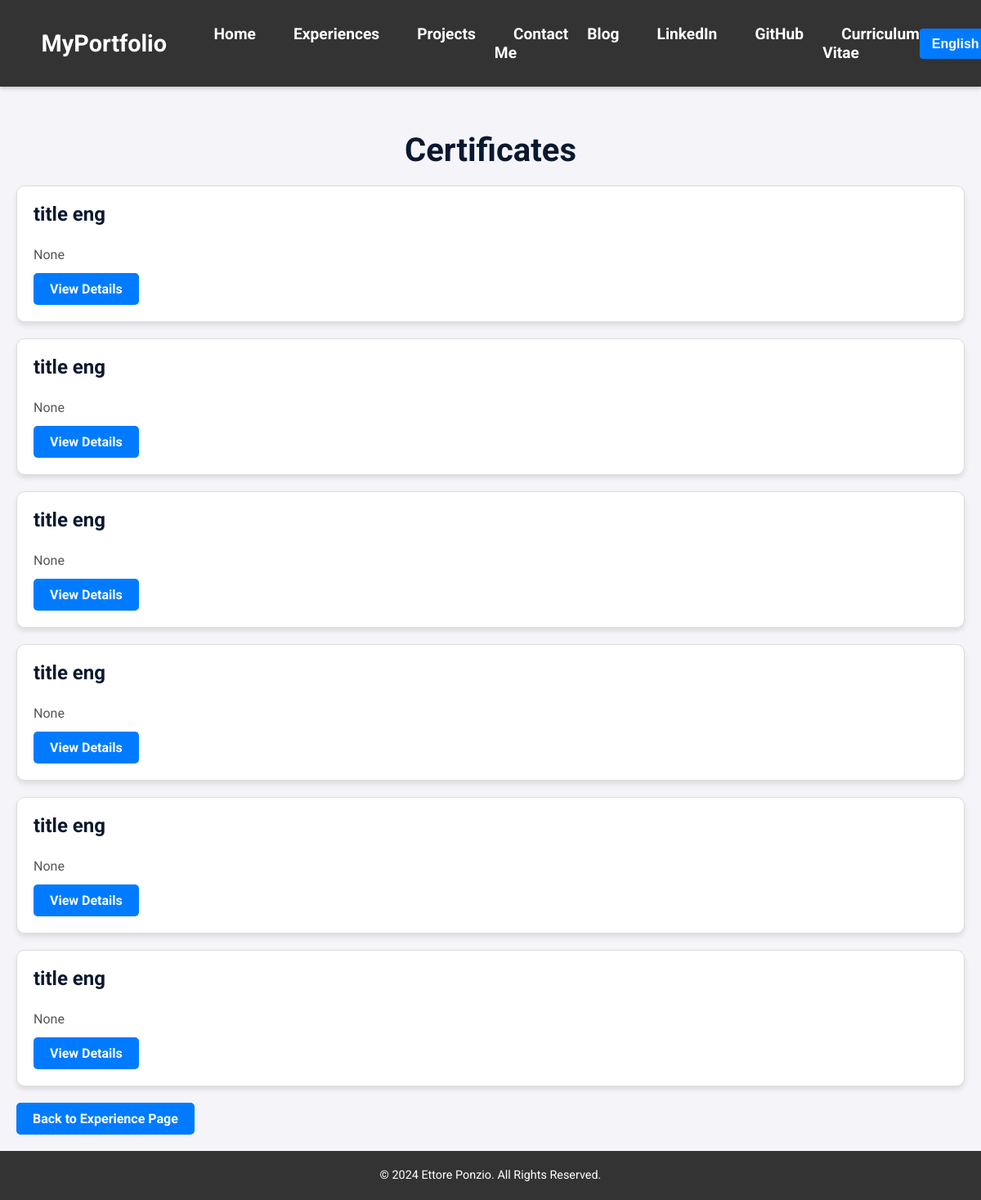
Page /en/certificates/ on the committed database.
### portfolio/models.py (models this page shows, shortened)
class Certificate(models.Model):
    title_en = models.CharField(
        max_length=255,
        help_text=_("The title of the certificate in English."),
        verbose_name=_("Title (EN)")
    )
    title_it = models.CharField(
        max_length=255,
        help_text=_("The title of the certificate in Italian."),
        verbose_name=_("Title (IT)")
    )
    description_en = models.TextField(
        help_text=_("Description of the course in English."),
        verbose_name=_("Description (EN)")
    )
    description_it = models.TextField(
        help_text=_("Description of the course in Italian."),
        verbose_name=_("Description (IT)")
    )
    field_en = models.CharField(
        max_length=255,
        blank=True,
        null=True,
        help_text=_("Field of the certificate in English."),
        verbose_name=_("Field (EN)")
    )
    field_it = models.CharField(
        max_length=255,
        blank=True,
        null=True,
        help_text=_("Field of the certificate in Italian."),
        verbose_name=_("Field (IT)")
    )
    image = models.ImageField(
        upload_to='certificate_images/',
        blank=True,
        null=True,
        help_text=_("Upload an image for the certificate."),
        verbose_name=_("Image")
    )
    link = models.URLField(
        help_text=_("URL to the certificate or course information."),
        verbose_name=_("Link")
    )
    skills = models.ManyToManyField(
        Skill,
        related_name="certificates",
        blank=True,
        help_text=_("Skills related to this certificate."),
        verbose_name=_("Skills")
    )
    class Meta:
        verbose_name = _("Certificate")
        verbose_name_plural = _("Certificates")

### portfolio/views.py (the view)
# urls.py: path('certificates/', ViewCertificateList.as_view(), name='certificate_list'),
class ViewCertificateList(ListView):
    model = Certificate
    template_name = 'portfolio/certificate_list.html'
    context_object_name = 'certificates'
    paginate_by = 10
    def get_queryset(self):
        user_language = get_language()  # Detect the current language (e.g., 'en' or 'it')
        queryset = Certificate.objects.all()
        for certificate in queryset:
            if user_language == 'it':
                certificate.display_title = certificate.title_it
                certificate.display_field = certificate.field_it
                certificate.display_description = certificate.description_it
            else:
                certificate.display_title = certificate.title_en
                certificate.display_field = certificate.field_en
                certificate.display_description = certificate.description_en
        return queryset
    def get_context_data(self, **kwargs):
        context = super().get_context_data(**kwargs)
        user_language = get_language()  # Detect the current language (e.g., 'en' or 'it')
        for certificate in context['certificates']:
            if user_language == 'it':
                certificate.display_title = certificate.title_it
                certificate.display_description = certificate.description_it
            else:
                certificate.display_title = certificate.title_en
                certificate.display_description = certificate.description_en
        return context

### portfolio/templates/portfolio/certificate_list.html (shortened to what this page needs)
{% extends 'portfolio/base.html' %}
{% load i18n %}
{% load static %}
{% block styles %}
    <link rel="stylesheet" href="{% static 'portfolio/css/certificate_list.css' %}">
{% endblock %}
{% block content %}
<article class="certificate-page">
    <header>
        <h1 class="page-title">{% trans "Certificates" %}</h1>
    </header>
    {% if certificates %}
    <ul class="certificate-list">
        {% for cert in certificates %}
        <li class="certificate-item">
            <h3>{{ cert.display_title }}</h3>
            <p class="certificate-detail">
                {{ cert.display_field }}
            </p>
            <a href="{% url 'portfolio:certificate_detail' cert.id %}" class="btn-detail">{% trans "View Details" %}</a>
        </li>
        {% endfor %}
    </ul>
    {% else %}
    <p>{% trans "No certificates found." %}</p>
    {% endif %}
    <a href="{% url 'portfolio:education' %}" class="btn-detail">{% trans "Back to Experience Page" %}</a>
</article>
{% endblock %}

### portfolio/static/portfolio/css/certificate_list.css (style rules this page uses)
:root { --primary-color: #007bff; --primary-color-dark: #0069d9; --secondary-color: #0A192F; --background-color: #f4f4f9; --text-color: #0A192F; --light-text-color: #555; --border-color: #ddd; --white-color: #ffffff; --hover-background-color: #f0f8ff; --box-shadow: 0 4px 6px rgba(0, 0, 0, 0.1); }
body { font-family: 'Roboto', 'sans-serif'; color: var(--text-color); background-color: var(--background-color); margin: 0; padding: 0; }
.certificate-page { max-width: 1200px; margin: 0 auto; padding: 20px; }
.page-title { text-align: center; font-size: 2.5rem; font-weight: bold; margin-bottom: 20px; max-width: 1000px; margin-left: auto; margin-right: auto; }
.certificate-list { list-style: none; padding: 0; margin: 0; }
.certificate-item { margin-bottom: 20px; background-color: var(--white-color); padding: 20px; border: 1px solid var(--border-color); border-radius: 10px; box-shadow: var(--box-shadow); box-sizing: border-box; transition: all 0.3s ease; }
.certificate-item h3 { margin-top: 0; font-size: 1.5rem; color: var(--secondary-color); }
.certificate-item .certificate-detail { font-size: 1rem; color: var(--light-text-color); margin: 10px 0; line-height: 1.5; }
.certificate-item p { margin: 10px 0; }
.btn-detail { display: inline-block; padding: 10px 20px; background-color: var(--primary-color); color: var(--white-color); border: none; border-radius: 5px; text-decoration: none; font-weight: bold; text-align: center; transition: background-color 0.3s ease; cursor: pointer; box-sizing: border-box; }

### rows in the picture
Certificate: display_title "title eng", display_field "None"
Certificate: display_title "title eng", display_field "None"
Certificate: display_title "title eng", display_field "None"
Certificate: display_title "title eng", display_field "None"
Certificate: display_title "title eng", display_field "None"
Certificate: display_title "title eng", display_field "None"

### other values in the picture
form field language "English"
